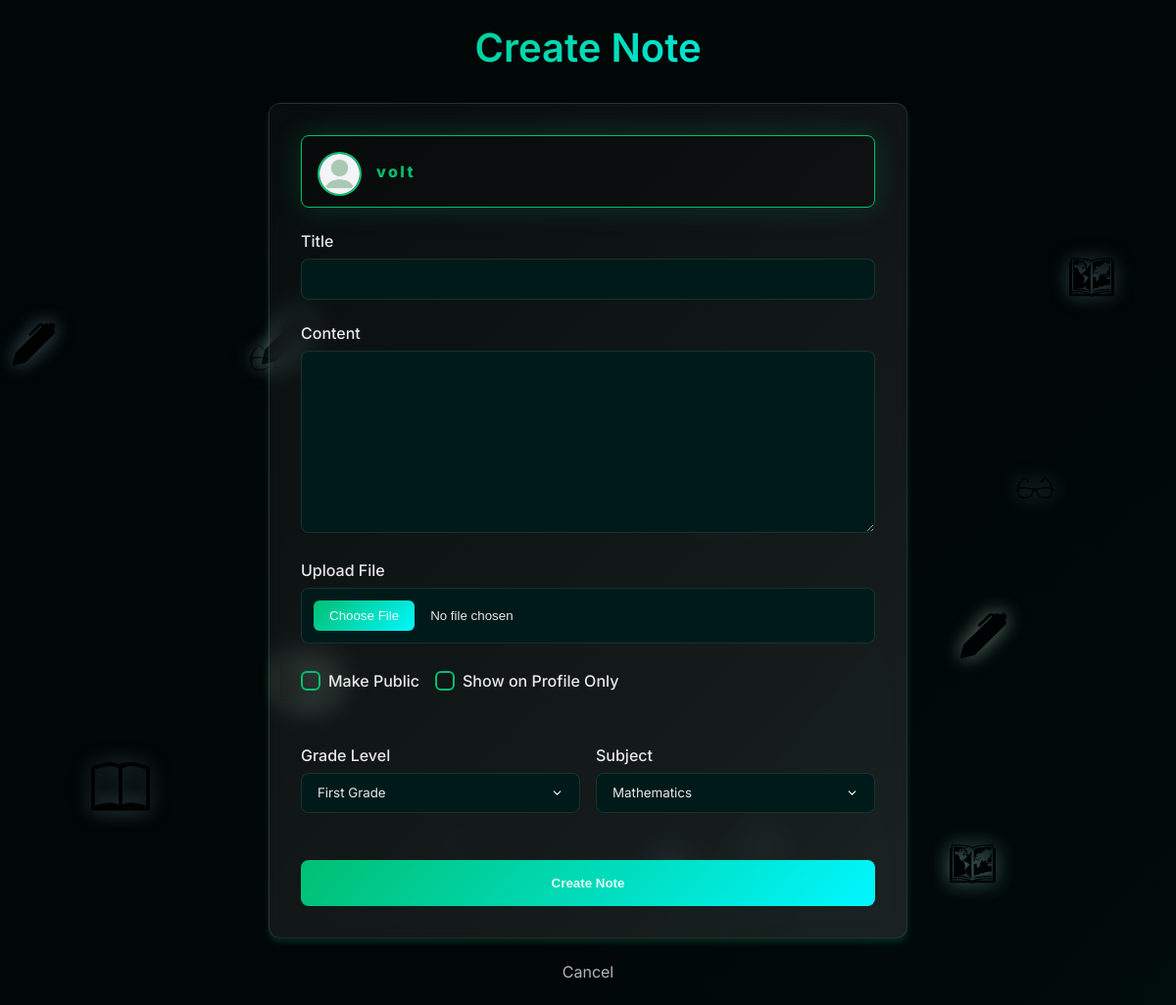
Page /notes/create/ (signed in) on the earlier database version.
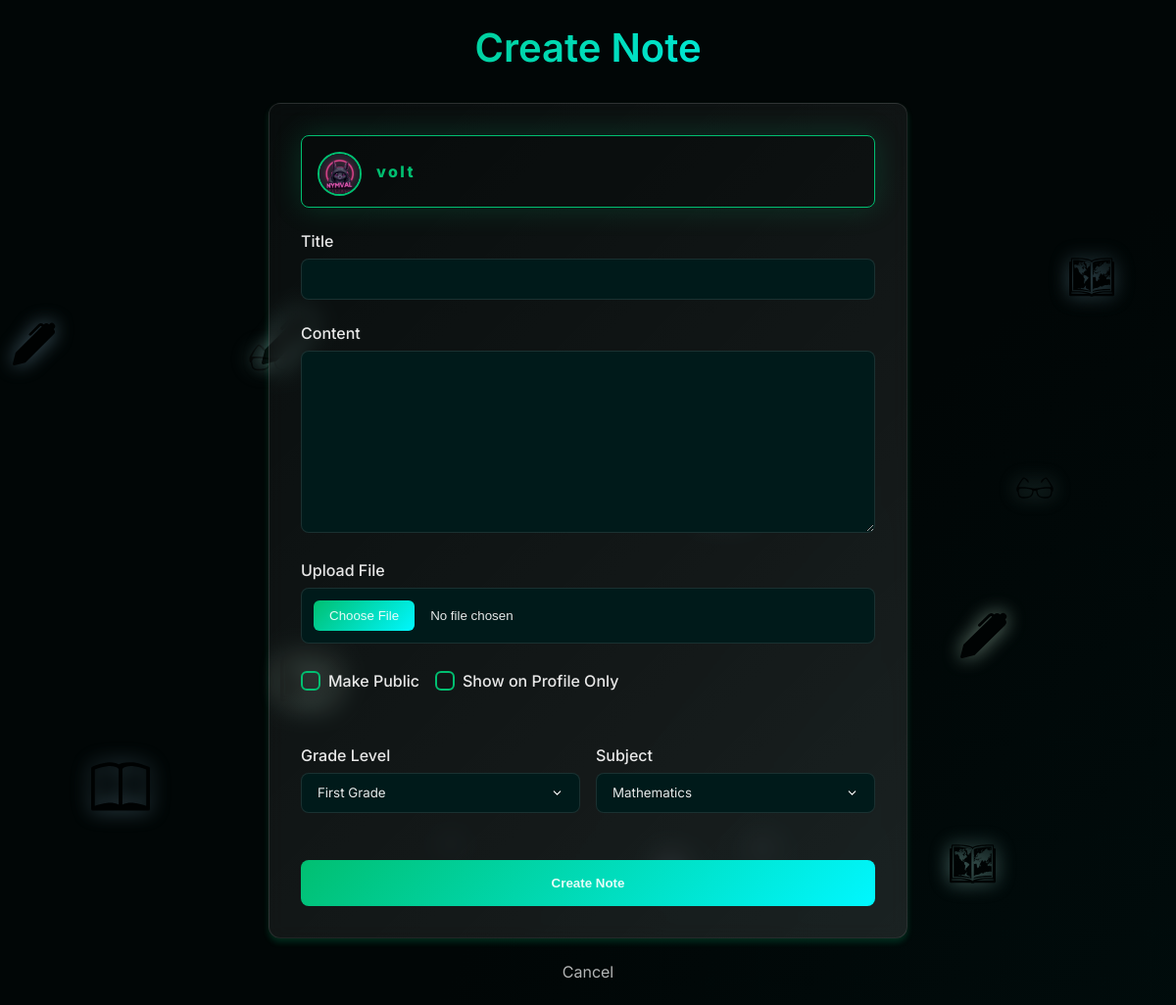
Same page on the later database version.
### users/models.py (models this page shows, shortened)
class CustomUser(AbstractUser):
    ROLE_CHOICES = [
        ('student', 'Student'),
        ('teacher', 'Teacher'),
    ]
    SUBJECT_CATEGORIES = [
        ('math', 'Mathematics'),
        ('science', 'Science'),
        ('history', 'History'),
        ('english', 'English'),
        ('computers', 'Computer Science'),
        ('arts', 'Arts'),
    ]
    GRADE_LEVELS = [
        ('first', 'First Grade'),
        ('second', 'Second Grade'),
        ('third', 'Third Grade'),
        ('fourth', 'Fourth Grade'),
        ('fifth', 'Fifth Grade'),
        ('sixth', 'Sixth Grade'),
        ('seventh', 'Seventh Grade'),
        ('eighth', 'Eighth Grade'),
        ('ninth', 'Ninth Grade'),
        ('tenth', 'Tenth Grade'),
        ('eleventh', 'Eleventh Grade'),
        ('twelfth', 'Twelfth Grade'),
    ]
    subject_category = models.CharField(max_length=20, choices=SUBJECT_CATEGORIES, blank=True, null=True)
    role = models.CharField(max_length=10, choices=ROLE_CHOICES, default='student')
    grade_level = models.CharField(max_length=20, choices=GRADE_LEVELS, blank=True, null=True)
    email = models.EmailField(unique=True)
    bio = models.TextField(blank=True, null=True)
    profile_picture = models.ImageField(upload_to='profile_pictures/', blank=True, null=True)

### notes/views.py (the view)
# urls.py: path('create/', views.create_note, name='create_note'),
@login_required
def create_note(request):
    if request.method == 'POST':
        form = NoteForm(request.POST, request.FILES)
        if form.is_valid():
            note = form.save(commit=False)
            note.author = request.user
            note.save()
            form.save_m2m()  # Save shared_with users
            return redirect('notes_list')
    else:
        form = NoteForm()
    return render(request, 'notes/note_form.html', {'form': form})

### notes/forms.py
class NoteForm(forms.ModelForm):
    class Meta:
        model = Note
        fields = ['title', 'content', 'file', 'is_public', 'grade_level', 'subject', 'show_on_profile']

### notes/templates/notes/note_form.html (shortened to what this page needs)
{% load static %}
<!DOCTYPE html>
<html lang="en">
<head>
    <link rel="stylesheet" href="{% static 'css/notes/note_form.css' %}">
    <link rel="stylesheet" href="{% static 'css/root.css' %}">
</head>
<body>
    <div class="background-animate">
    </div>
    <div class="container">
        <h2>{% if form.instance.pk %}Edit Note{% else %}Create Note{% endif %}</h2>
        <form method="POST" enctype="multipart/form-data">
            <div class="form-group author-info">
                <div class="profile-icon">
                    {% if request.user.profile_picture %}
                    <img src="{{ request.user.profile_picture.url }}" alt="Profile Avatar" class="author-avatar">
                    {% else %}
                    <img src="{% static 'images/default-avatar.png' %}" alt="Profile Avatar" class="author-avatar">
                    {% endif %}
                </div>
                <span class="value">{{ request.user.username }}</span>
            </div>
            <div class="form-group">
                <label for="id_title">Title</label>
                {{ form.title }}
            </div>
            <div class="form-group">
                <label for="id_content">Content</label>
                {{ form.content }}
            </div>
            <div class="form-group">
                <label for="id_file">Upload File</label>
                {{ form.file }}
            </div>
            <div class="form-row">
                <div class="form-group checkbox-group">
                    <label for="id_is_public" class="checkbox-label">
                        <input type="checkbox" name="is_public" id="id_is_public" {% if form.instance.is_public%}checked{% endif %}>
                        <span>Make Public</span>
                    </label>
                </div>
                <div class="form-group checkbox-group">
                    <label for="id_show_on_profile" class="checkbox-label">
                        <input type="checkbox" name="show_on_profile" id="id_show_on_profile" {% if form.instance.show_on_profile %}checked{% endif %}>
                        <span>Show on Profile Only</span>
                    </label>
                </div>
            </div>
            <div class="form-row">
                <div class="form-group half-width">
                    <label for="id_grade_level">Grade Level</label>
                    {{ form.grade_level }}
                </div>
                <div class="form-group half-width">
                    <label for="id_subject">Subject</label>
                    {{ form.subject }}
                </div>
            </div>
            <button type="submit">{% if form.instance.pk %}Update{% else %}Create{% endif %} Note</button>
        </form>
        <a href="{% url 'notes_list' %}" class="cancel-link">Cancel</a>
    </div>
</body>
</html>

Differences in the rows shown:
changed CustomUser "volt": user.profile_picture: picture added
